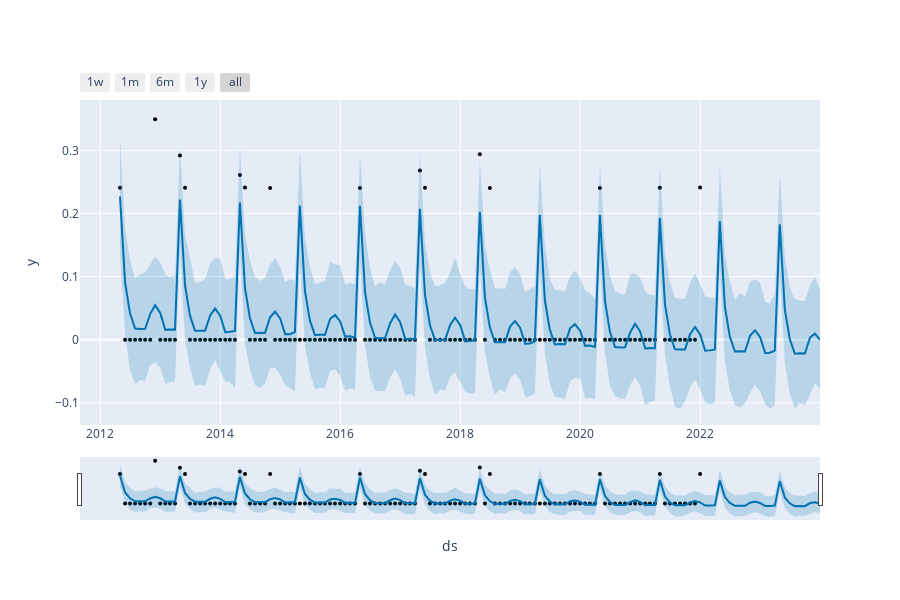
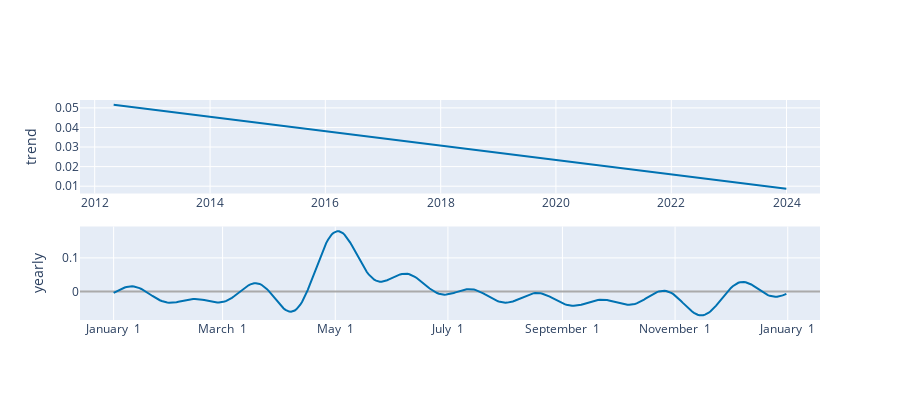

Notebook source saved alongside these figures, in order:
### Code cell
plot_plotly(m, forecast)
plot_components_plotly(m, forecast)

### Figure 1 — Plotly figure (JSON) as saved in the notebook; plotly's stock layout.template omitted (floating-point values rounded to 4 significant figures; data arrays with more than 128 entries replaced by an {"elided": "..."} marker saying what was removed)
{"data": [{"marker": {"color": "black", "size": 4}, "mode": "markers", "name": "Actual", "type": "scatter", "x": ["2012-04-30T00:00:00", "2012-05-31T00:00:00", "2012-06-30T00:00:00", "2012-07-31T00:00:00", "2012-08-31T00:00:00", "2012-09-30T00:00:00", "2012-10-31T00:00:00", "2012-11-30T00:00:00", "2012-12-31T00:00:00", "2013-01-31T00:00:00", "2013-02-28T00:00:00", "2013-03-31T00:00:00", "2013-04-30T00:00:00", "2013-05-31T00:00:00", "2013-06-30T00:00:00", "2013-07-31T00:00:00", "2013-08-31T00:00:00", "2013-09-30T00:00:00", "2013-10-31T00:00:00", "2013-11-30T00:00:00", "2013-12-31T00:00:00", "2014-01-31T00:00:00", "2014-02-28T00:00:00", "2014-03-31T00:00:00", "2014-04-30T00:00:00", "2014-05-31T00:00:00", "2014-06-30T00:00:00", "2014-07-31T00:00:00", "2014-08-31T00:00:00", "2014-09-30T00:00:00", "2014-10-31T00:00:00", "2014-11-30T00:00:00", "2014-12-31T00:00:00", "2015-01-31T00:00:00", "2015-02-28T00:00:00", "2015-03-31T00:00:00", "2015-04-30T00:00:00", "2015-05-31T00:00:00", "2015-06-30T00:00:00", "2015-07-31T00:00:00", "2015-08-31T00:00:00", "2015-09-30T00:00:00", "2015-10-31T00:00:00", "2015-11-30T00:00:00", "2015-12-31T00:00:00", "2016-01-31T00:00:00", "2016-02-29T00:00:00", "2016-03-31T00:00:00", "2016-04-30T00:00:00", "2016-05-31T00:00:00", "2016-06-30T00:00:00", "2016-07-31T00:00:00", "2016-08-31T00:00:00", "2016-09-30T00:00:00", "2016-10-31T00:00:00", "2016-11-30T00:00:00", "2016-12-31T00:00:00", "2017-01-31T00:00:00", "2017-02-28T00:00:00", "2017-03-31T00:00:00", "2017-04-30T00:00:00", "2017-05-31T00:00:00", "2017-06-30T00:00:00", "2017-07-31T00:00:00", "2017-08-31T00:00:00", "2017-09-30T00:00:00", "2017-10-31T00:00:00", "2017-11-30T00:00:00", "2017-12-31T00:00:00", "2018-01-31T00:00:00", "2018-02-28T00:00:00", "2018-03-31T00:00:00", "2018-04-30T00:00:00", "2018-05-31T00:00:00", "2018-06-30T00:00:00", "2018-07-31T00:00:00", "2018-08-31T00:00:00", "2018-09-30T00:00:00", "2018-10-31T00:00:00", "2018-11-30T00:00:00", "2018-12-31T00:00:00", "2019-01-31T00:00:00", "2019-02-28T00:00:00", "2019-03-31T00:00:00", "2019-04-30T00:00:00", "2019-05-31T00:00:00", "2019-06-30T00:00:00", "2019-07-31T00:00:00", "2019-08-31T00:00:00", "2019-09-30T00:00:00", "2019-10-31T00:00:00", "2019-11-30T00:00:00", "2019-12-31T00:00:00", "2020-01-31T00:00:00", "2020-02-29T00:00:00", "2020-03-31T00:00:00", "2020-04-30T00:00:00", "2020-05-31T00:00:00", "2020-06-30T00:00:00", "2020-07-31T00:00:00", "2020-08-31T00:00:00", "2020-09-30T00:00:00", "2020-10-31T00:00:00", "2020-11-30T00:00:00", "2020-12-31T00:00:00", "2021-01-31T00:00:00", "2021-02-28T00:00:00", "2021-03-31T00:00:00", "2021-04-30T00:00:00", "2021-05-31T00:00:00", "2021-06-30T00:00:00", "2021-07-31T00:00:00", "2021-08-31T00:00:00", "2021-09-30T00:00:00", "2021-10-31T00:00:00", "2021-11-30T00:00:00", "2021-12-31T00:00:00"], "y": [0.2409, 0, 0, 0, 0, 0, 0, 0.3494, 0, 0, 0, 0, 0.292, 0.2407, 0, 0, 0, 0, 0, 0, 0, 0, 0, 0, 0.261, 0.2413, 0, 0, 0, 0, 0.2405, 0, 0, 0, 0, 0, 0, 0, 0, 0, 0, 0, 0, 0, 0, 0, 0, 0, 0.2404, 0, 0, 0, 0, 0, 0, 0, 0, 0, 0, 0, 0.2682, 0.2408, 0, 0, 0, 0, 0, 0, 0, 0, 0, 0, 0.294, 0, 0.2404, 0, 0, 0, 0, 0, 0, 0, 0, 0, 0, 0, 0, 0, 0, 0, 0, 0, 0, 0, 0, 0, 0.2406, 0, 0, 0, 0, 0, 0, 0, 0, 0, 0, 0, 0.2409, 0, 0, 0, 0, 0, 0, 0, 0.2414]}, {"hoverinfo": "skip", "line": {"width": 0}, "mode": "lines", "type": "scatter", "x": {"elided": "141 str values"}, "y": {"elided": "141 float values"}}, {"fill": "tonexty", "fillcolor": "rgba(0, 114, 178, 0.2)", "line": {"color": "#0072B2", "width": 2}, "mode": "lines", "name": "Predicted", "type": "scatter", "x": {"elided": "141 str values"}, "y": {"elided": "141 float values"}}, {"fill": "tonexty", "fillcolor": "rgba(0, 114, 178, 0.2)", "hoverinfo": "skip", "line": {"width": 0}, "mode": "lines", "type": "scatter", "x": {"elided": "141 str values"}, "y": {"elided": "141 float values"}}], "layout": {"height": 600, "showlegend": false, "width": 900, "xaxis": {"rangeselector": {"buttons": [{"count": 7, "label": "1w", "step": "day", "stepmode": "backward"}, {"count": 1, "label": "1m", "step": "month", "stepmode": "backward"}, {"count": 6, "label": "6m", "step": "month", "stepmode": "backward"}, {"count": 1, "label": "1y", "step": "year", "stepmode": "backward"}, {"step": "all"}]}, "rangeslider": {"visible": true}, "title": {"text": "ds"}, "type": "date"}, "yaxis": {"title": {"text": "y"}}}}

### Figure 2 — Plotly figure (JSON) as saved in the notebook; plotly's stock layout.template omitted (floating-point values rounded to 4 significant figures; data arrays with more than 128 entries replaced by an {"elided": "..."} marker saying what was removed)
{"data": [{"line": {"color": "#0072B2", "width": 2}, "mode": "lines", "name": "trend", "type": "scatter", "x": {"elided": "141 str values"}, "xaxis": "x", "y": {"elided": "141 float values"}, "yaxis": "y"}, {"line": {"color": "rgba(0, 114, 178, 0.2)", "width": 0}, "mode": "lines", "name": "trend_upper", "type": "scatter", "x": {"elided": "141 str values"}, "xaxis": "x", "y": {"elided": "141 float values"}, "yaxis": "y"}, {"fill": "tonexty", "fillcolor": "rgba(0, 114, 178, 0.2)", "line": {"color": "rgba(0, 114, 178, 0.2)", "width": 0}, "mode": "lines", "name": "trend_lower", "type": "scatter", "x": {"elided": "141 str values"}, "xaxis": "x", "y": {"elided": "141 float values"}, "yaxis": "y"}, {"line": {"color": "#0072B2", "width": 2}, "mode": "lines", "name": "yearly", "type": "scatter", "x": {"elided": "365 str values"}, "xaxis": "x2", "y": {"elided": "365 float values"}, "yaxis": "y2"}], "layout": {"height": 400, "showlegend": false, "width": 900, "xaxis": {"anchor": "y", "domain": [0, 1], "range": ["2011-09-29T21:36:00", "2024-07-31T02:24:00"], "type": "date"}, "xaxis2": {"anchor": "y2", "domain": [0, 1], "range": ["2016-12-13T18:54:02.958904115", "2018-01-18T11:04:57.863013581"], "tickformat": "%B %e", "type": "date"}, "yaxis": {"anchor": "x", "domain": [0.575, 1], "rangemode": "normal", "title": {"text": "trend"}, "zerolinecolor": "#AAA"}, "yaxis2": {"anchor": "x2", "domain": [0, 0.425], "title": {"text": "yearly"}, "zerolinecolor": "#AAA"}}}
